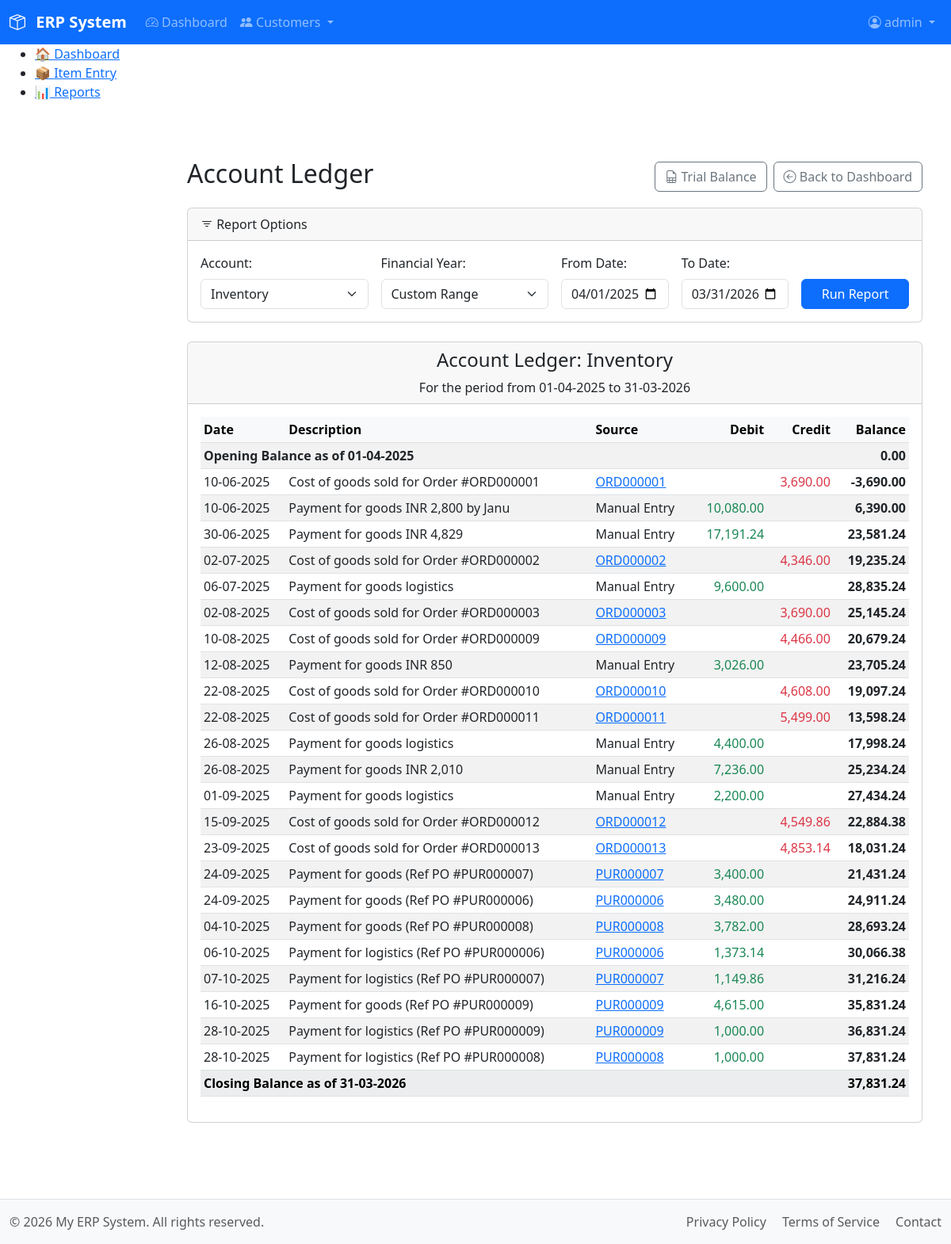
Page /modules/accounts/report_account_ledger.php?account_id=4&end_date=2026-01-15 (signed in) on the earlier database version.
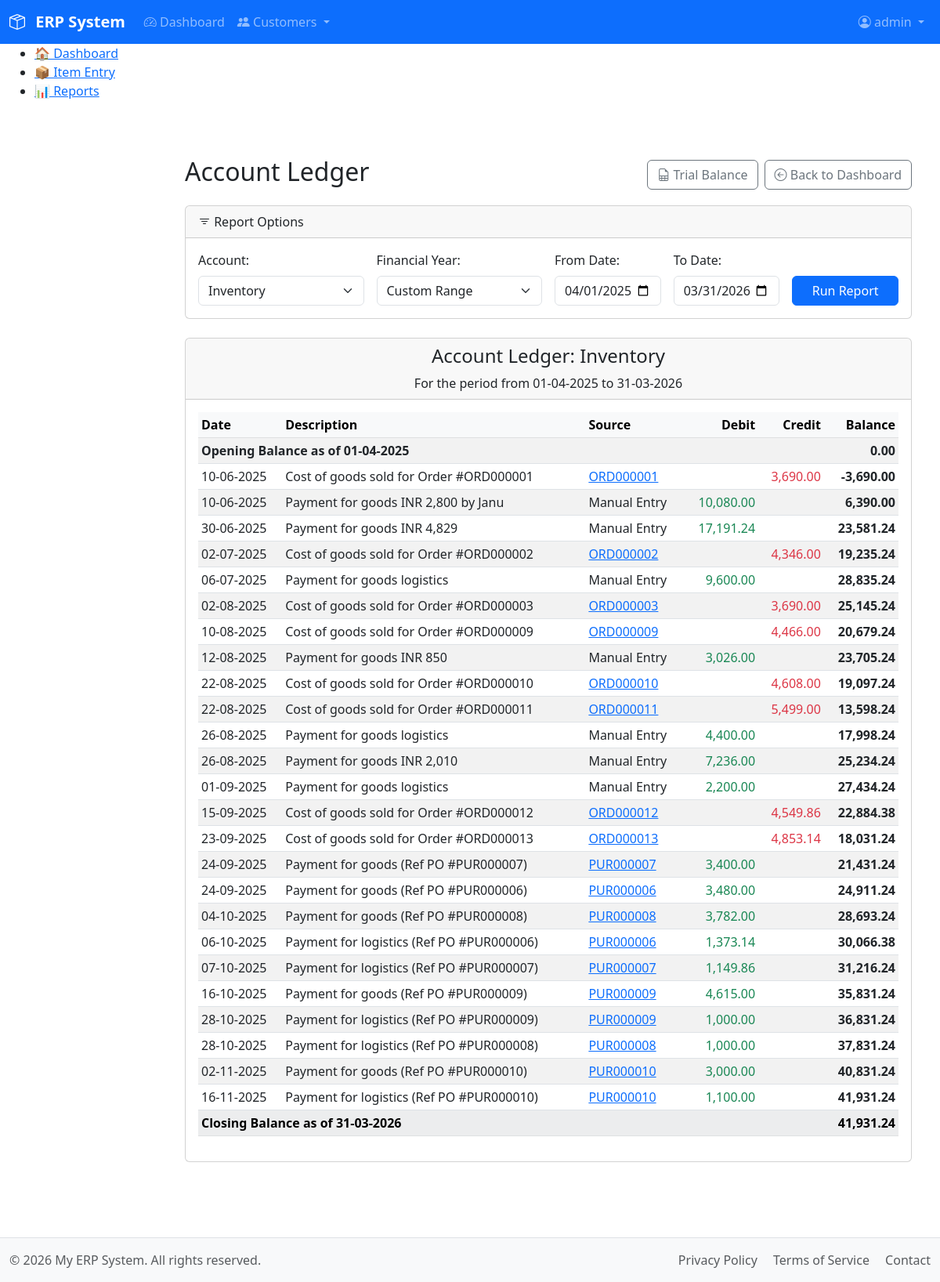
Same page on the later database version.
### tables this page shows
CREATE TABLE `acc_chartofaccounts` (
  `account_id` int(11) NOT NULL AUTO_INCREMENT,
  `account_name` varchar(255) NOT NULL,
  `account_type` enum('Asset','Liability','Equity','Revenue','Expense') NOT NULL,
  `normal_balance` enum('debit','credit') NOT NULL,
  `description` text DEFAULT NULL,
  `is_active` tinyint(1) NOT NULL DEFAULT 1,
  `created_at` timestamp NOT NULL DEFAULT current_timestamp(),
  PRIMARY KEY (`account_id`),
  UNIQUE KEY `uk_account_name` (`account_name`),
  KEY `idx_account_type` (`account_type`)
);

CREATE TABLE `acc_transactions` (
  `transaction_id` int(11) NOT NULL AUTO_INCREMENT,
  `transaction_group_id` varchar(20) NOT NULL,
  `account_id` int(11) NOT NULL,
  `transaction_date` datetime NOT NULL,
  `financial_year` varchar(10) NOT NULL,
  `description` varchar(255) NOT NULL,
  `remarks` text DEFAULT NULL,
  `debit_amount` decimal(10,2) DEFAULT NULL,
  `credit_amount` decimal(10,2) DEFAULT NULL,
  `status` enum('Posted','Canceled') NOT NULL DEFAULT 'Posted',
  `source_type` enum('sales_order','purchase_order','manual_entry','opening_balance') DEFAULT NULL,
  `source_id` varchar(20) DEFAULT NULL,
  `created_at` timestamp NOT NULL DEFAULT current_timestamp(),
  `created_by_name` varchar(50) DEFAULT NULL,
  PRIMARY KEY (`transaction_id`),
  KEY `idx_account_id` (`account_id`),
  KEY `idx_transaction_group_id` (`transaction_group_id`),
  KEY `idx_transaction_date` (`transaction_date`),
  KEY `idx_financial_year` (`financial_year`)
);

### includes/functions_acc.php (called while the page is built, shortened)
<?php
function get_account_ledger($account_id, $start_date, $end_date) {
    $db = db();
    $stmt_account = $db->prepare("SELECT normal_balance FROM acc_chartofaccounts WHERE account_id = ?");
    $stmt_account->bind_param("i", $account_id);
    $stmt_account->execute();
    $account_info = $stmt_account->get_result()->fetch_assoc();
    $normal_balance_type = $account_info['normal_balance'];
    $stmt_opening = $db->prepare("
        SELECT
            COALESCE(SUM(debit_amount), 0) as total_debits,
            COALESCE(SUM(credit_amount), 0) as total_credits
        FROM acc_transactions
        WHERE account_id = ?
          AND status = 'Posted'
          AND transaction_date < ?
    ");
    $start_date_for_query = $start_date . ' 00:00:00';
    $stmt_opening->bind_param("is", $account_id, $start_date_for_query);
    $stmt_opening->execute();
    $opening_totals = $stmt_opening->get_result()->fetch_assoc();
    $opening_balance = ($normal_balance_type === 'debit')
        ? $opening_totals['total_debits'] - $opening_totals['total_credits']
        : $opening_totals['total_credits'] - $opening_totals['total_debits'];
    $stmt_transactions = $db->prepare("
        SELECT transaction_date, description, source_type, source_id, debit_amount, credit_amount
        FROM acc_transactions
        WHERE account_id = ?
          AND status = 'Posted'
          AND transaction_date BETWEEN ? AND ?
        ORDER BY transaction_date ASC, transaction_id ASC
    ");
    $end_date_for_query = $end_date . ' 23:59:59';
    $stmt_transactions->bind_param("iss", $account_id, $start_date_for_query, $end_date_for_query);
    $stmt_transactions->execute();
    $transactions = $stmt_transactions->get_result()->fetch_all(MYSQLI_ASSOC);
    $running_balance = $opening_balance;
    foreach ($transactions as $key => $transaction) {
        if ($normal_balance_type === 'debit') {
            $running_balance += ($transaction['debit_amount'] ?? 0) - ($transaction['credit_amount'] ?? 0);
        } else {
            $running_balance += ($transaction['credit_amount'] ?? 0) - ($transaction['debit_amount'] ?? 0);
        }
        $transactions[$key]['running_balance'] = $running_balance;
    }
    return [
        'opening_balance' => $opening_balance,
        'transactions' => $transactions,
        'closing_balance' => $running_balance
    ];
}
function get_source_document_url($source_type, $source_id) {
    if (empty($source_id) || empty($source_type)) {
        return null;
    }
    $url = null;
    switch ($source_type) {
        case 'sales_order':
            $url = "/modules/sales/entry_order.php?order_id=" . urlencode($source_id);
            break;
        case 'purchase_order':
            $url = "/modules/purchase/entry_purchase_order.php?purchase_order_id=" . urlencode($source_id);
            break;
    }
    return $url;
}

### modules/accounts/report_account_ledger.php (the view, shortened to what the rows shown need)
<?php
require_once __DIR__ . '/../../includes/functions_acc.php';
$db = db();
$all_accounts_query = $db->query("SELECT account_id, account_name FROM acc_chartofaccounts WHERE is_active = 1 ORDER BY account_name ASC");
$all_accounts = $all_accounts_query->fetch_all(MYSQLI_ASSOC);
$account_id = $_GET['account_id'] ?? ($all_accounts[0]['account_id'] ?? 0);
$selected_fy = $_GET['financial_year'] ?? '';
if (!empty($selected_fy) && $selected_fy !== 'custom') {
    $startYear = substr($selected_fy, 0, 4);
    $endYear = intval($startYear) + 1;
    $start_date = $startYear . '-04-01';
    $end_date = $endYear . '-03-31';
} elseif (!empty($_GET['start_date']) && !empty($_GET['end_date'])) {
    $start_date = $_GET['start_date'];
    $end_date = $_GET['end_date'];
    $selected_fy = 'custom';
} else {
    $current_month = date('n');
    $current_year = date('Y');
    if ($current_month >= 4) {
        $start_date = $current_year . '-04-01';
        $end_date = ($current_year + 1) . '-03-31';
        $selected_fy = $current_year . '-' . substr($current_year + 1, 2, 2);
    } else {
        $start_date = ($current_year - 1) . '-04-01';
        $end_date = $current_year . '-03-31';
    }
}
$ledger_data = [];
$account_name = 'N/A';
$error_message = '';
if ($account_id) {
    try {
        $ledger_data = get_account_ledger($account_id, $start_date, $end_date);
        foreach($all_accounts as $acc) {
            if ($acc['account_id'] == $account_id) {
                $account_name = $acc['account_name'];
                break;
            }
        }
    } catch (Exception $e) {
        $error_message = $e->getMessage();
    }
} else {
    $error_message = "No accounts available. Please add an account in the Chart of Accounts.";
}
require_once __DIR__ . '/../../includes/header.php';
?>
<main class="container mt-4">
    <div class="d-flex justify-content-between align-items-center mb-3">
        <h2>Account Ledger</h2>
    </div>
    <?php if ($error_message): ?>
        <div class="alert alert-danger"><?= htmlspecialchars($error_message) ?></div>
    <?php else: ?>
        <div class="card">
            <div class="card-header text-center">
                <h4>Account Ledger: <?= htmlspecialchars($account_name) ?></h4>
                <p class="mb-0">For the period from <?= htmlspecialchars(date("d-m-Y", strtotime($start_date))) ?> to <?= htmlspecialchars(date("d-m-Y", strtotime($end_date))) ?></p>
            </div>
            <div class="card-body">
                <div class="table-responsive">
                    <table class="table table-sm table-striped table-hover">
                        <thead class="table-light">
                            <tr>
                                <th>Date</th>
                                <th>Description</th>
                                <th>Source</th>
                                <th class="text-end">Debit</th>
                                <th class="text-end">Credit</th>
                                <th class="text-end">Balance</th>
                            </tr>
                        </thead>
                        <tbody>
                            <tr class="fw-bold">
                                <td colspan="5">Opening Balance as of <?= htmlspecialchars(date("d-m-Y", strtotime($start_date))) ?></td>
                                <td class="text-end"><?= number_format($ledger_data['opening_balance'], 2) ?></td>
                            </tr>
                            <?php if (empty($ledger_data['transactions'])): ?>
                                <tr>
                                    <td colspan="6" class="text-center text-muted">No transactions found in this period.</td>
                                </tr>
                            <?php else: ?>
                                <?php foreach ($ledger_data['transactions'] as $txn): ?>
                                <tr>
                                    <td><?= htmlspecialchars(date("d-m-Y", strtotime($txn['transaction_date']))) ?></td>
                                    <td><?= htmlspecialchars($txn['description']) ?></td>
                                    <td>
                                        <?php
                                        $url = get_source_document_url($txn['source_type'], $txn['source_id']);
                                        if ($url):
                                        ?>
                                            <a href="<?= htmlspecialchars($url) ?>" target="_blank">
                                                <?= htmlspecialchars($txn['source_id']) ?>
                                            </a>
                                        <?php else: ?>
                                            Manual Entry
                                        <?php endif; ?>
                                    </td>
                                    <td class="text-end text-success"><?= $txn['debit_amount'] ? number_format($txn['debit_amount'], 2) : '' ?></td>
                                    <td class="text-end text-danger"><?= $txn['credit_amount'] ? number_format($txn['credit_amount'], 2) : '' ?></td>
                                    <td class="text-end fw-bold"><?= number_format($txn['running_balance'], 2) ?></td>
                                </tr>
                                <?php endforeach; ?>
                            <?php endif; ?>
                            <tr class="fw-bold table-light">
                                <td colspan="5">Closing Balance as of <?= htmlspecialchars(date("d-m-Y", strtotime($end_date))) ?></td>
                                <td class="text-end"><?= number_format($ledger_data['closing_balance'], 2) ?></td>
                            </tr>
                        </tbody>
                    </table>
                </div>
            </div>
        </div>
    <?php endif; ?>
</main>
<?php require_once __DIR__ . '/../../includes/footer.php'; ?>

Differences in the rows shown:
added acc_transactions: transaction_date "02-11-2025", description "Payment for goods (Ref PO #PUR000010)", source "PUR000010", debit_amount "3,000.00", running_balance "40,831.24"
added acc_transactions: transaction_date "16-11-2025", description "Payment for logistics (Ref PO #PUR000010)", source "PUR000010", debit_amount "1,100.00", running_balance "41,931.24"
Other differences:
$ledger_data['closing_balance']: "37,831.24" → "41,931.24"
